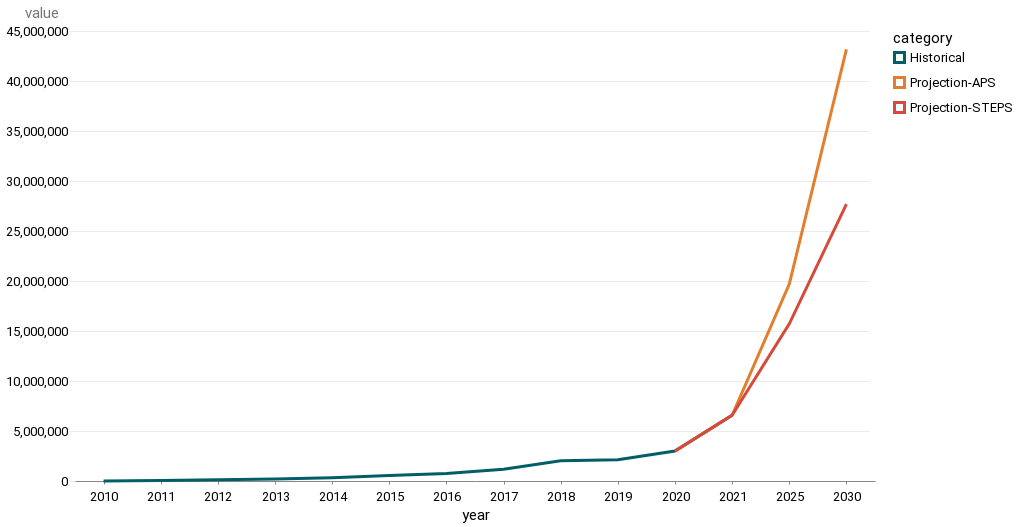

The notebook cell this image was saved under:
### Code cell
alt.Chart(sales_projections).mark_line().encode(x="year:O", y="value", color="category")

### Figure 1 — Vega-Lite specification as saved in the notebook (floating-point values rounded to 4 significant figures)
{"config": {"view": {"width": 800, "height": 450, "strokeOpacity": 0}, "background": "#ffffff", "title": {"anchor": "start", "font": "Summit Sans", "fontColor": "palette[\"black\"]", "fontSize": 18, "fontWeight": "normal"}, "arc": {"fill": "#00d4d8"}, "area": {"fill": "#00d4d8"}, "line": {"stroke": "#00d4d8", "strokeWidth": 3}, "path": {"stroke": "#00d4d8"}, "rect": {"fill": "#00d4d8"}, "shape": {"stroke": "#00d4d8"}, "bar": {"fill": "#00d4d8"}, "point": {"stroke": "#00d4d8"}, "symbol": {"fill": "#00d4d8", "size": 30}, "axis": {"titleFont": "Roboto", "titleFontSize": 15, "titleFontWeight": "normal", "labelFont": "Roboto, sans", "labelFontSize": 13, "labelFontWeight": "normal"}, "axisX": {"labelAngle": 0, "labelPadding": 6, "tickSize": 3, "grid": false}, "axisY": {"labelBaseline": "middle", "maxExtent": 45, "minExtent": 45, "titleAlign": "left", "titleAngle": 0, "titleX": -45, "titleY": -11, "domainOpacity": 0, "gridWidth": 0.6, "gridColor": "#dddddd", "offset": 6, "tickSize": 0, "titleColor": "#767676"}, "legend": {"titleFont": "Roboto", "titleFontSize": 15, "titleFontWeight": "normal", "symbolType": "square", "labelFont": "Roboto, sans", "labelFontSize": 13}, "range": {"category": ["#005f66", "#e37e2d", "#d64a3b", "#76b0ef", "#c1bc40"], "diverging": ["#e68a4f", "#f4bb6a", "#f9e39c", "#dadfe2", "#a6b7c6", "#849eae"], "heatmap": ["#7ff6f6", "#00eeef", "#00d4d8", "#00abb2", "#00848b", "#fbf2c7", "#00363d"], "ordinal": ["#7ff6f6", "#00eeef", "#00d4d8", "#00abb2", "#00848b", "#fbf2c7", "#00363d"], "ramp": ["#7ff6f6", "#00eeef", "#00d4d8", "#00abb2", "#00848b", "#fbf2c7", "#00363d"]}}, "data": {"name": "data-aeda6475e06a46476ab0b8239874e37d"}, "mark": "line", "encoding": {"color": {"field": "category", "type": "nominal"}, "x": {"field": "year", "type": "ordinal"}, "y": {"field": "value", "type": "quantitative"}}, "$schema": "https://vega.github.io/schema/vega-lite/v4.17.0.json", "datasets": {"data-aeda6475e06a46476ab0b8239874e37d": [{"year": 2010, "category": "Historical", "value": 7743.0}, {"year": 2011, "category": "Historical", "value": 49220.0}, {"year": 2012, "category": "Historical", "value": 119900.0}, {"year": 2013, "category": "Historical", "value": 205000.0}, {"year": 2014, "category": "Historical", "value": 328000.0}, {"year": 2015, "category": "Historical", "value": 552000.0}, {"year": 2016, "category": "Historical", "value": 753700.0}, {"year": 2017, "category": "Historical", "value": 1177000.0}, {"year": 2018, "category": "Historical", "value": 2015000.0}, {"year": 2019, "category": "Historical", "value": 2123000.0}, {"year": 2020, "category": "Historical", "value": 2993000.0}, {"year": 2020, "category": "Projection-APS", "value": 2993000.0}, {"year": 2020, "category": "Projection-STEPS", "value": 2993000.0}, {"year": 2021, "category": "Historical", "value": 6572000.0}, {"year": 2021, "category": "Projection-APS", "value": 6572000.0}, {"year": 2021, "category": "Projection-STEPS", "value": 6572000.0}, {"year": 2025, "category": "Projection-APS", "value": 19690000.0}, {"year": 2025, "category": "Projection-STEPS", "value": 15720000.0}, {"year": 2030, "category": "Projection-APS", "value": 43170000.0}, {"year": 2030, "category": "Projection-STEPS", "value": 27700000.0}]}}
